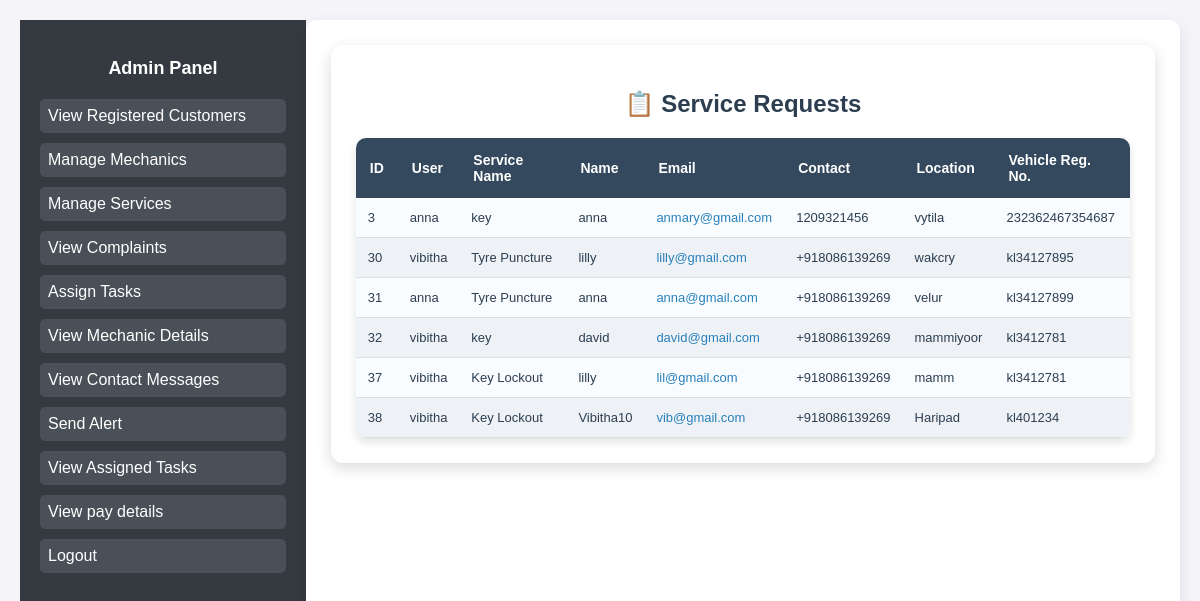
/view-requests (signed in), run on an earlier commit of the app's database.
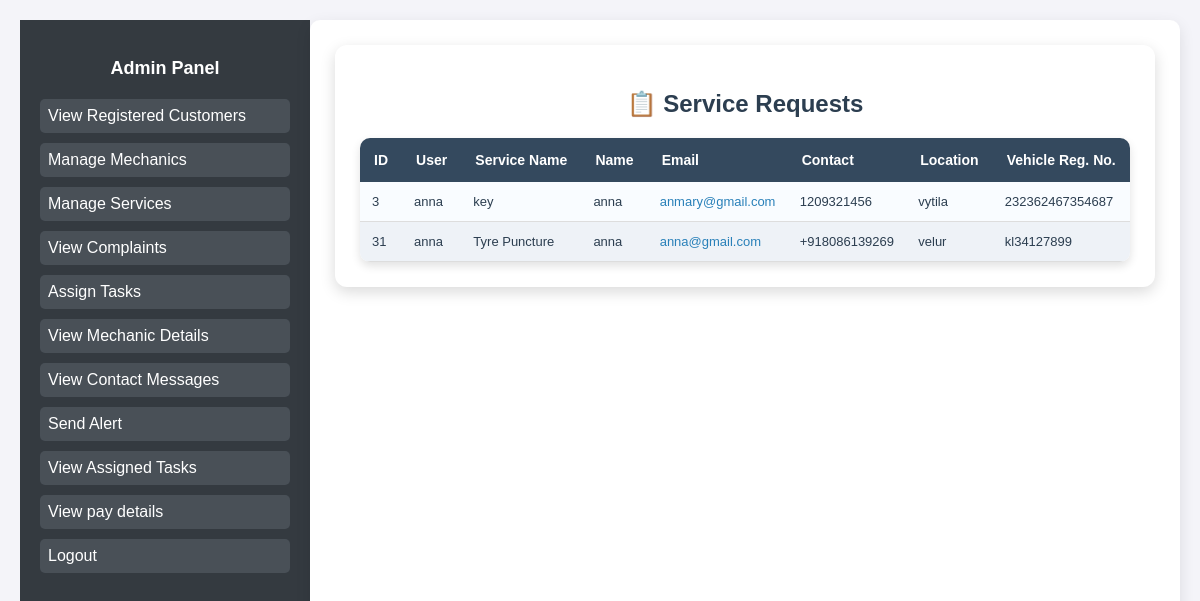
And on a later commit of the database.
### Home/models.py (models this page shows, shortened)
class ServiceRequest(models.Model):
    user = models.ForeignKey(User, on_delete=models.CASCADE)  # Logged-in user
    service = models.ForeignKey(ServiceProvided, on_delete=models.CASCADE)
    name = models.CharField(max_length=255)
    email = models.EmailField()
    contact_number = models.CharField(max_length=15)
    location = models.CharField(max_length=255)
    state = models.CharField(max_length=100)
    city = models.CharField(max_length=100)
    vehicle_reg_number = models.CharField(max_length=15)

class ServiceProvided(models.Model):
    name = models.CharField(max_length=255)
    picture = models.ImageField(upload_to='services/')  # Main picture
    short_description = models.TextField()
    long_description = models.TextField()
    points_to_remember = models.TextField()
    additional_picture = models.ImageField(upload_to='services/', blank=True, null=True)  # Additional Picture

### Home/views.py (the view)
# urls.py: path('view-requests',views.view_requests,name='view_request'),
@login_required
def view_requests(request):
    requests = ServiceRequest.objects.all()  # Fetch all service requests
    return render(request, 'view_requests.html', {'requests': requests})

### templates/view_requests.html (shortened to what this page needs)
{% extends 'base_admin.html' %}
{% block content %}
<!DOCTYPE html>
<html lang="en">
<head>
</head>
<body style="font-family: 'Poppins', sans-serif; background-color: #f4f4f9; margin: 0; padding: 20px;">
    <div style="max-width: 1200px; margin: 0 auto; background: white; padding: 25px; border-radius: 12px; box-shadow: 0px 5px 15px rgba(0, 0, 0, 0.15);">
        <h2 style="text-align: center; color: #2c3e50; font-weight: bold; margin-bottom: 20px;">📋 Service Requests</h2>
        <table style="width: 100%; border-collapse: collapse; background: white; border-radius: 10px; overflow: hidden; box-shadow: 0px 4px 10px rgba(0, 0, 0, 0.12);">
            <thead>
                <tr style="background: #34495e; color: white; text-align: left;">
                    <th style="padding: 14px; font-size: 14px;">ID</th>
                    <th style="padding: 14px; font-size: 14px;">User</th>
                    <th style="padding: 14px; font-size: 14px;">Service Name</th>
                    <th style="padding: 14px; font-size: 14px;">Name</th>
                    <th style="padding: 14px; font-size: 14px;">Email</th>
                    <th style="padding: 14px; font-size: 14px;">Contact</th>
                    <th style="padding: 14px; font-size: 14px;">Location</th>
                    <th style="padding: 14px; font-size: 14px;">Vehicle Reg. No.</th>
                </tr>
            </thead>
            <tbody>
                {% for request in requests %}
                <tr style="border-bottom: 1px solid #ddd; background: {% cycle '#f9fcff' '#eef2f7' %}; transition: 0.3s;">
                    <td style="padding: 12px; font-size: 13px; color: #2c3e50;">{{ request.id }}</td>
                    <td style="padding: 12px; font-size: 13px; color: #2c3e50;">{{ request.user.username }}</td>
                    <td style="padding: 12px; font-size: 13px; color: #2c3e50;">{{ request.service.name }}</td>
                    <td style="padding: 12px; font-size: 13px; color: #2c3e50;">{{ request.name }}</td>
                    <td style="padding: 12px; font-size: 13px; color: #2980b9;">{{ request.email }}</td>
                    <td style="padding: 12px; font-size: 13px; color: #2c3e50;">{{ request.contact_number }}</td>
                    <td style="padding: 12px; font-size: 13px; color: #2c3e50;">{{ request.location }}</td>
                    <td style="padding: 12px; font-size: 13px; color: #2c3e50;">{{ request.vehicle_reg_number }}</td>
                </tr>
                {% empty %}
                <tr>
                    <td colspan="9" style="text-align: center; padding: 20px; font-size: 15px; color: gray;">No service requests found.</td>
                </tr>
                {% endfor %}
            </tbody>
        </table>
    </div>
</body>
</html>
{% endblock %}

What changed in the data, as far as the page shows it:
removed ServiceRequest: id "30", user.username "vibitha", service.name "Tyre Puncture", name "lilly", email "lilly@gmail.com", contact_number "+918086139269", location "wakcry", vehicle_reg_number "kl34127895"
removed ServiceRequest: id "32", user.username "vibitha", service.name "key", name "david", email "david@gmail.com", contact_number "+918086139269", location "mammiyoor", vehicle_reg_number "kl3412781"
removed ServiceRequest: id "37", user.username "vibitha", service.name "Key Lockout", name "lilly", email "lil@gmail.com", contact_number "+918086139269", location "mamm", vehicle_reg_number "kl3412781"
removed ServiceRequest: id "38", user.username "vibitha", service.name "Key Lockout", name "Vibitha10", email "vib@gmail.com", contact_number "+918086139269", location "Haripad", vehicle_reg_number "kl401234"
